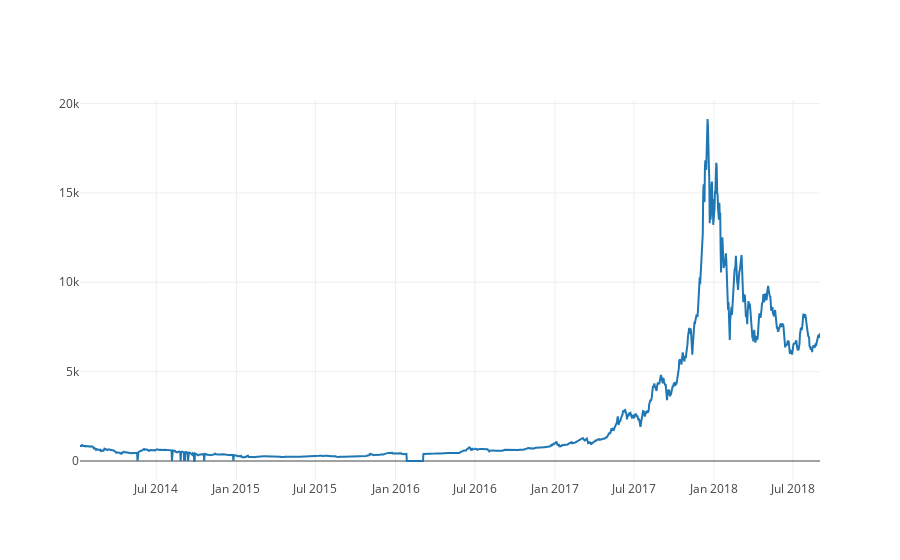

Source (notebook cell):
### Code cell
btc_trace = go.Scatter(x=btc_usd_price_kraken.index, y=btc_usd_price_kraken['Weighted Price'])
py.iplot([btc_trace])

### Figure 1 — Plotly figure (JSON) as saved in the notebook; plotly's stock layout.template omitted (floating-point values rounded to 4 significant figures; data arrays with more than 128 entries replaced by an {"elided": "..."} marker saying what was removed)
{"data": [{"type": "scatter", "uid": "e1fefc9a-aeee-11e8-bdf2-d8cb8a7581a4", "x": {"elided": "1699 str values"}, "y": {"elided": "1699 float values"}}], "layout": {}}
